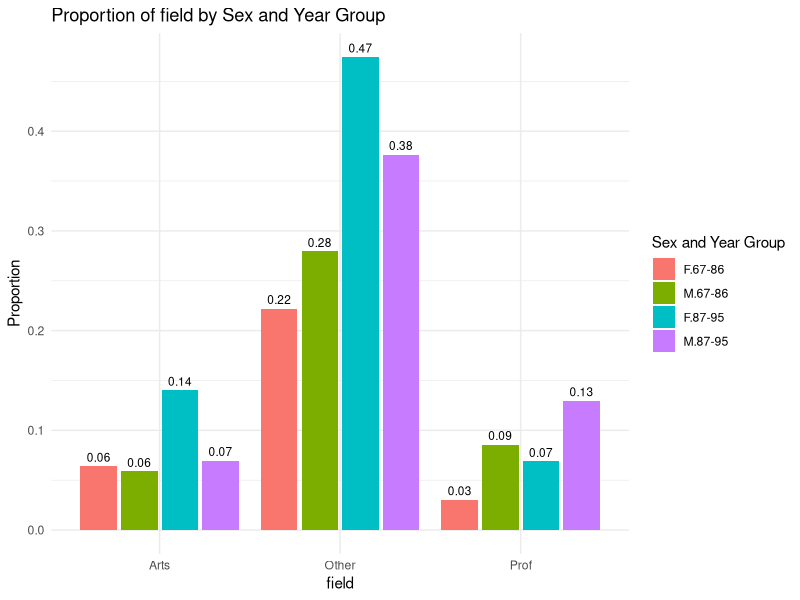
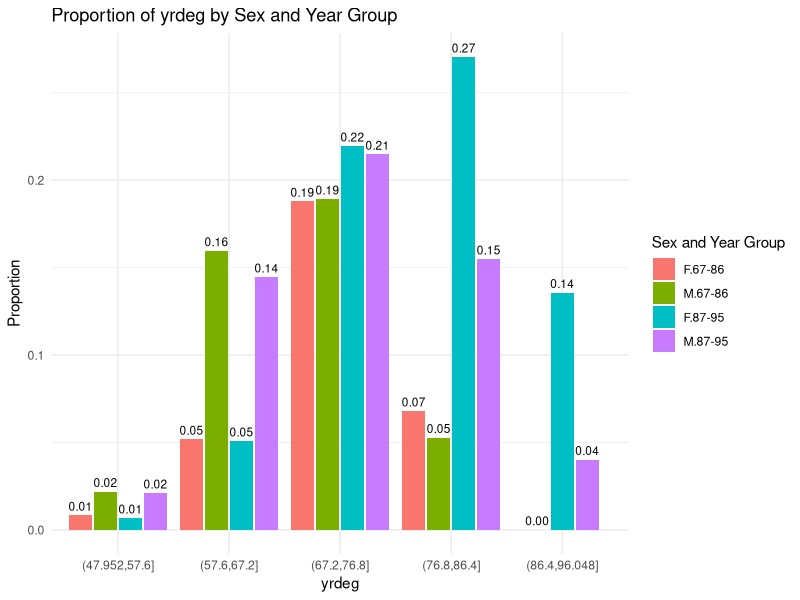
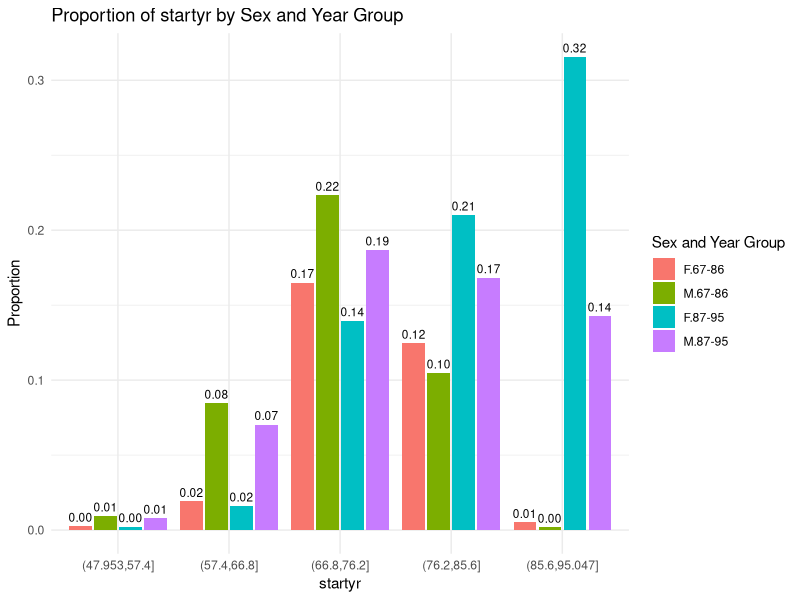
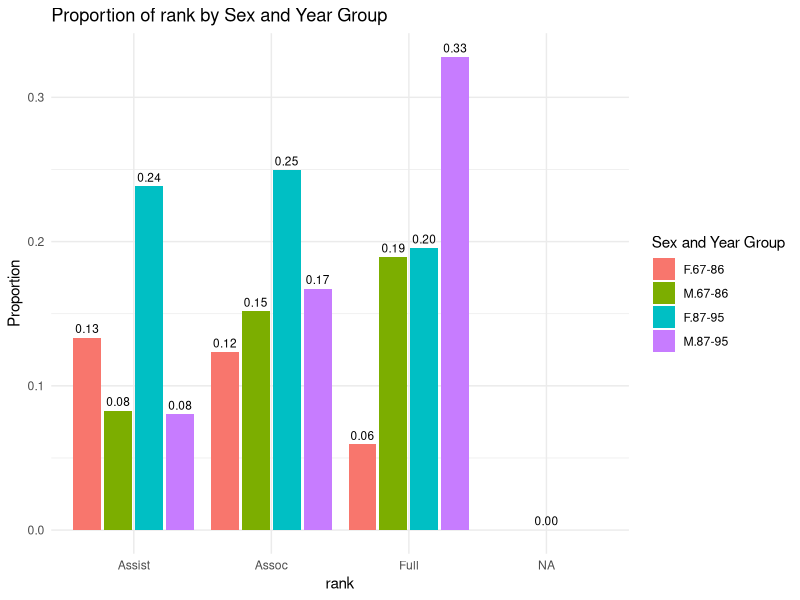
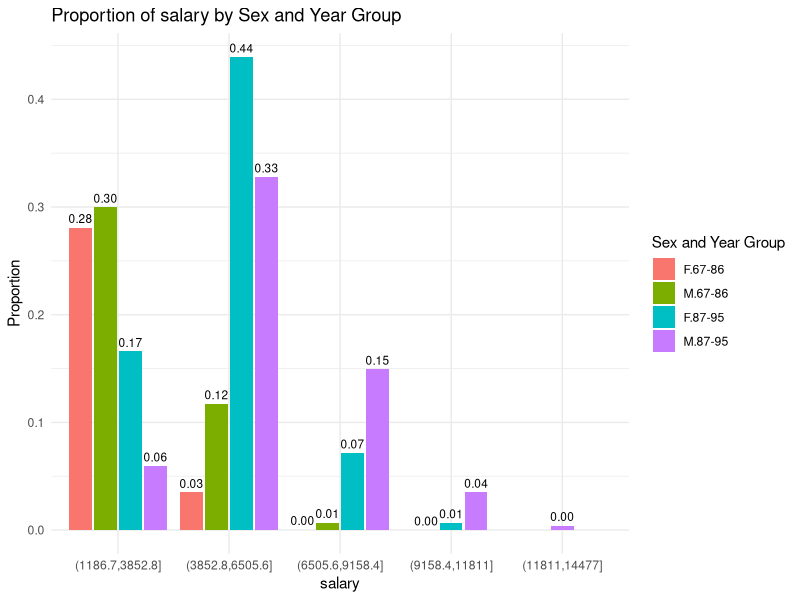

The R source for these figures, in order:
## ---- chunk 1
df <- read.csv("../salary_csv.txt", header=TRUE, stringsAsFactors=FALSE)
head(df)
## ---- chunk 2
library(ggplot2)
library(dplyr)

# Count total number of M and F in the dataset
total_sex <- df %>% count(sex)

for (stat in c("field", "yrdeg", "startyr", "rank", "salary")) {
  if (stat %in% c("yrdeg", "startyr", "salary")) {
    df <- df %>%
      mutate(binned = cut(!!sym(stat), breaks = 5, dig.lab = 5))
    df %>%
      count(binned, sex, year_group = case_when(
        year >= 67 & year <= 86 ~ "67-86",
        year >= 87 & year <= 95 ~ "87-95",
        TRUE ~ "Other"
      )) %>%
      left_join(total_sex, by = "sex", suffix = c("", "_total")) %>%
      mutate(prop = n / n_total) %>%
      ggplot(aes(x = binned, y = prop, fill = interaction(sex, year_group))) +
      geom_bar(stat = "identity", position = position_dodge2(preserve = "single")) +
      geom_text(aes(label = sprintf("%.2f", prop)), position = position_dodge2(width = 0.9, preserve = "single"), vjust = -0.5, size = 3) +
      labs(x = stat, y = "Proportion", fill = "Sex and Year Group") +
      theme_minimal() +
      ggtitle(paste("Proportion of", stat, "by Sex and Year Group")) -> p
    print(p)
  } else {
    df %>%
      count(!!sym(stat), sex, year_group = case_when(
        year >= 67 & year <= 86 ~ "67-86",
        year >= 87 & year <= 95 ~ "87-95",
        TRUE ~ "Other"
      )) %>%
      left_join(total_sex, by = "sex", suffix = c("", "_total")) %>%
      mutate(prop = n / n_total) %>%
      ggplot(aes(x = !!sym(stat), y = prop, fill = interaction(sex, year_group))) +
      geom_bar(stat = "identity", position = position_dodge2(preserve = "single")) +
      geom_text(aes(label = sprintf("%.2f", prop)), position = position_dodge2(width = 0.9, preserve = "single"), vjust = -0.5, size = 3) +
      labs(x = stat, y = "Proportion", fill = "Sex and Year Group") +
      theme_minimal() +
      ggtitle(paste("Proportion of", stat, "by Sex and Year Group")) -> p
    print(p)
  }
}

